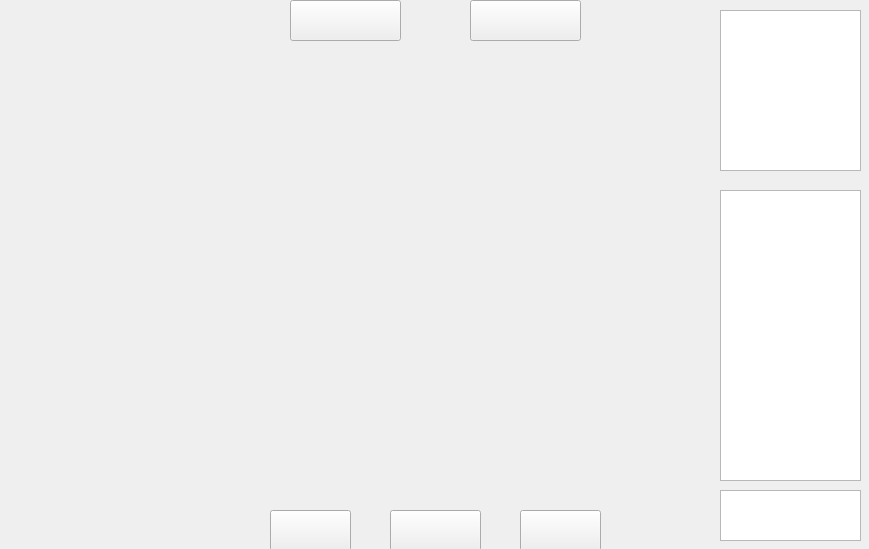
<?xml version="1.0" encoding="UTF-8"?>
<ui version="4.0">
 <class>MainWindow</class>
 <widget class="QMainWindow" name="MainWindow">
  <property name="geometry">
   <rect>
    <x>0</x>
    <y>0</y>
    <width>869</width>
    <height>549</height>
   </rect>
  </property>
  <property name="acceptDrops">
   <bool>false</bool>
  </property>
  <property name="windowTitle">
   <string>五子棋</string>
  </property>
  <property name="windowIcon">
   <iconset resource="fivechessclient.qrc">
    <normaloff>:/new/prefix1/src/Icon.png</normaloff>:/new/prefix1/src/Icon.png</iconset>
  </property>
  <property name="styleSheet">
   <string notr="true"/>
  </property>
  <widget class="QWidget" name="centralWidget">
   <widget class="QLabel" name="label">
    <property name="geometry">
     <rect>
      <x>0</x>
      <y>0</y>
      <width>871</width>
      <height>551</height>
     </rect>
    </property>
    <property name="styleSheet">
     <string notr="true">border-image: url(:/new/prefix1/src/Main.png);</string>
    </property>
    <property name="text">
     <string/>
    </property>
   </widget>
   <widget class="QListWidget" name="UserList">
    <property name="geometry">
     <rect>
      <x>720</x>
      <y>10</y>
      <width>141</width>
      <height>161</height>
     </rect>
    </property>
    <property name="contextMenuPolicy">
     <enum>Qt::CustomContextMenu</enum>
    </property>
    <property name="styleSheet">
     <string notr="true"/>
    </property>
   </widget>
   <widget class="QLabel" name="MyStatus">
    <property name="geometry">
     <rect>
      <x>30</x>
      <y>30</y>
      <width>111</width>
      <height>51</height>
     </rect>
    </property>
    <property name="font">
     <font>
      <family>幼圆</family>
      <pointsize>9</pointsize>
      <italic>true</italic>
     </font>
    </property>
    <property name="styleSheet">
     <string notr="true"/>
    </property>
    <property name="text">
     <string/>
    </property>
    <property name="alignment">
     <set>Qt::AlignCenter</set>
    </property>
   </widget>
   <widget class="QTextBrowser" name="textBrowser">
    <property name="geometry">
     <rect>
      <x>720</x>
      <y>190</y>
      <width>141</width>
      <height>291</height>
     </rect>
    </property>
    <property name="styleSheet">
     <string notr="true"/>
    </property>
   </widget>
   <widget class="QLabel" name="label_2">
    <property name="geometry">
     <rect>
      <x>710</x>
      <y>0</y>
      <width>161</width>
      <height>181</height>
     </rect>
    </property>
    <property name="styleSheet">
     <string notr="true">border-image: url(:/new/prefix1/src/user.png);</string>
    </property>
    <property name="text">
     <string/>
    </property>
   </widget>
   <widget class="QLabel" name="label_3">
    <property name="geometry">
     <rect>
      <x>710</x>
      <y>180</y>
      <width>161</width>
      <height>371</height>
     </rect>
    </property>
    <property name="styleSheet">
     <string notr="true">border-image: url(:/new/prefix1/src/chat.png);</string>
    </property>
    <property name="text">
     <string/>
    </property>
   </widget>
   <widget class="QTextEdit" name="Input">
    <property name="geometry">
     <rect>
      <x>720</x>
      <y>490</y>
      <width>141</width>
      <height>51</height>
     </rect>
    </property>
    <property name="verticalScrollBarPolicy">
     <enum>Qt::ScrollBarAlwaysOff</enum>
    </property>
   </widget>
   <widget class="QLabel" name="label_4">
    <property name="geometry">
     <rect>
      <x>0</x>
      <y>0</y>
      <width>181</width>
      <height>121</height>
     </rect>
    </property>
    <property name="styleSheet">
     <string notr="true">border-image: url(:/new/prefix1/src/status.png);</string>
    </property>
    <property name="text">
     <string/>
    </property>
   </widget>
   <widget class="QPushButton" name="BeginWithAI">
    <property name="geometry">
     <rect>
      <x>290</x>
      <y>0</y>
      <width>111</width>
      <height>41</height>
     </rect>
    </property>
    <property name="styleSheet">
     <string notr="true">border-image: url(:/new/prefix1/src/beginWithAI.png);</string>
    </property>
    <property name="text">
     <string/>
    </property>
   </widget>
   <widget class="QPushButton" name="BeginWithOther">
    <property name="geometry">
     <rect>
      <x>470</x>
      <y>0</y>
      <width>111</width>
      <height>41</height>
     </rect>
    </property>
    <property name="styleSheet">
     <string notr="true">border-image: url(:/new/prefix1/src/startMatching.png);</string>
    </property>
    <property name="text">
     <string/>
    </property>
   </widget>
   <widget class="QPushButton" name="Surrender">
    <property name="geometry">
     <rect>
      <x>520</x>
      <y>510</y>
      <width>81</width>
      <height>41</height>
     </rect>
    </property>
    <property name="styleSheet">
     <string notr="true">border-image: url(:/new/prefix1/src/surrender.png);</string>
    </property>
    <property name="text">
     <string/>
    </property>
   </widget>
   <widget class="QPushButton" name="DrawChess">
    <property name="geometry">
     <rect>
      <x>390</x>
      <y>510</y>
      <width>91</width>
      <height>41</height>
     </rect>
    </property>
    <property name="styleSheet">
     <string notr="true">border-image: url(:/new/prefix1/src/drawChess.png);</string>
    </property>
    <property name="text">
     <string/>
    </property>
   </widget>
   <widget class="QPushButton" name="Retract">
    <property name="geometry">
     <rect>
      <x>270</x>
      <y>510</y>
      <width>81</width>
      <height>41</height>
     </rect>
    </property>
    <property name="styleSheet">
     <string notr="true">border-image: url(:/new/prefix1/src/retract.png);</string>
    </property>
    <property name="text">
     <string/>
    </property>
   </widget>
   <widget class="QListWidget" name="GameStatus">
    <property name="geometry">
     <rect>
      <x>720</x>
      <y>10</y>
      <width>141</width>
      <height>161</height>
     </rect>
    </property>
   </widget>
   <widget class="QLabel" name="label_5">
    <property name="geometry">
     <rect>
      <x>720</x>
      <y>10</y>
      <width>141</width>
      <height>161</height>
     </rect>
    </property>
    <property name="text">
     <string/>
    </property>
   </widget>
   <zorder>label</zorder>
   <zorder>label_4</zorder>
   <zorder>MyStatus</zorder>
   <zorder>BeginWithAI</zorder>
   <zorder>BeginWithOther</zorder>
   <zorder>Surrender</zorder>
   <zorder>DrawChess</zorder>
   <zorder>label_3</zorder>
   <zorder>Input</zorder>
   <zorder>label_2</zorder>
   <zorder>textBrowser</zorder>
   <zorder>Retract</zorder>
   <zorder>UserList</zorder>
   <zorder>GameStatus</zorder>
   <zorder>label_5</zorder>
  </widget>
 </widget>
 <layoutdefault spacing="6" margin="11"/>
 <resources>
  <include location="fivechessclient.qrc"/>
 </resources>
 <connections/>
</ui>
